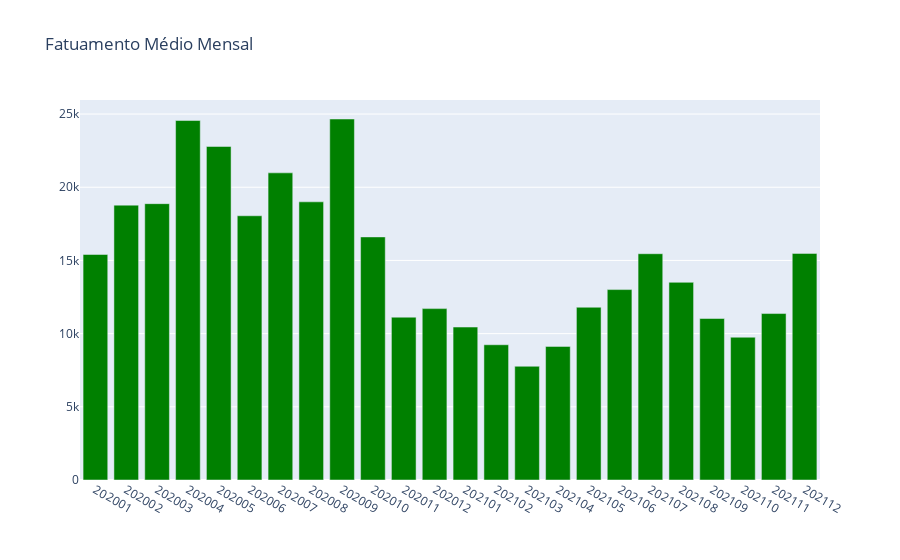

Notebook code cell kept with this figure:
### Code cell
# Visualização

plot_data = [go.Bar(x = df_faturamento_medio['AnoMes'],
                    y = df_faturamento_medio['Faturamento'],
                    marker = dict(color = 'green')),]

plot_layout = go.Layout( xaxis = {'type':'category'},
                        title = 'Fatuamento Médio Mensal')

fig = go.Figure(data = plot_data, layout = plot_layout)
pyoff.iplot(fig)

### Figure 1 — Plotly figure (JSON) as saved in the notebook; plotly's stock layout.template omitted (floating-point values rounded to 4 significant figures)
{"data": [{"marker": {"color": "green"}, "type": "bar", "x": ["202001", "202002", "202003", "202004", "202005", "202006", "202007", "202008", "202009", "202010", "202011", "202012", "202101", "202102", "202103", "202104", "202105", "202106", "202107", "202108", "202109", "202110", "202111", "202112"], "y": [15410.0, 18780.0, 18880.0, 24560.0, 22790.0, 18050.0, 20980.0, 19000.0, 24660.0, 16610.0, 11120.0, 11710.0, 10450.0, 9240.0, 7770.0, 9129.0, 11800.0, 13010.0, 15460.0, 13510.0, 11030.0, 9755.0, 11370.0, 15480.0]}], "layout": {"title": {"text": "Fatuamento Médio Mensal"}, "xaxis": {"type": "category"}}}
